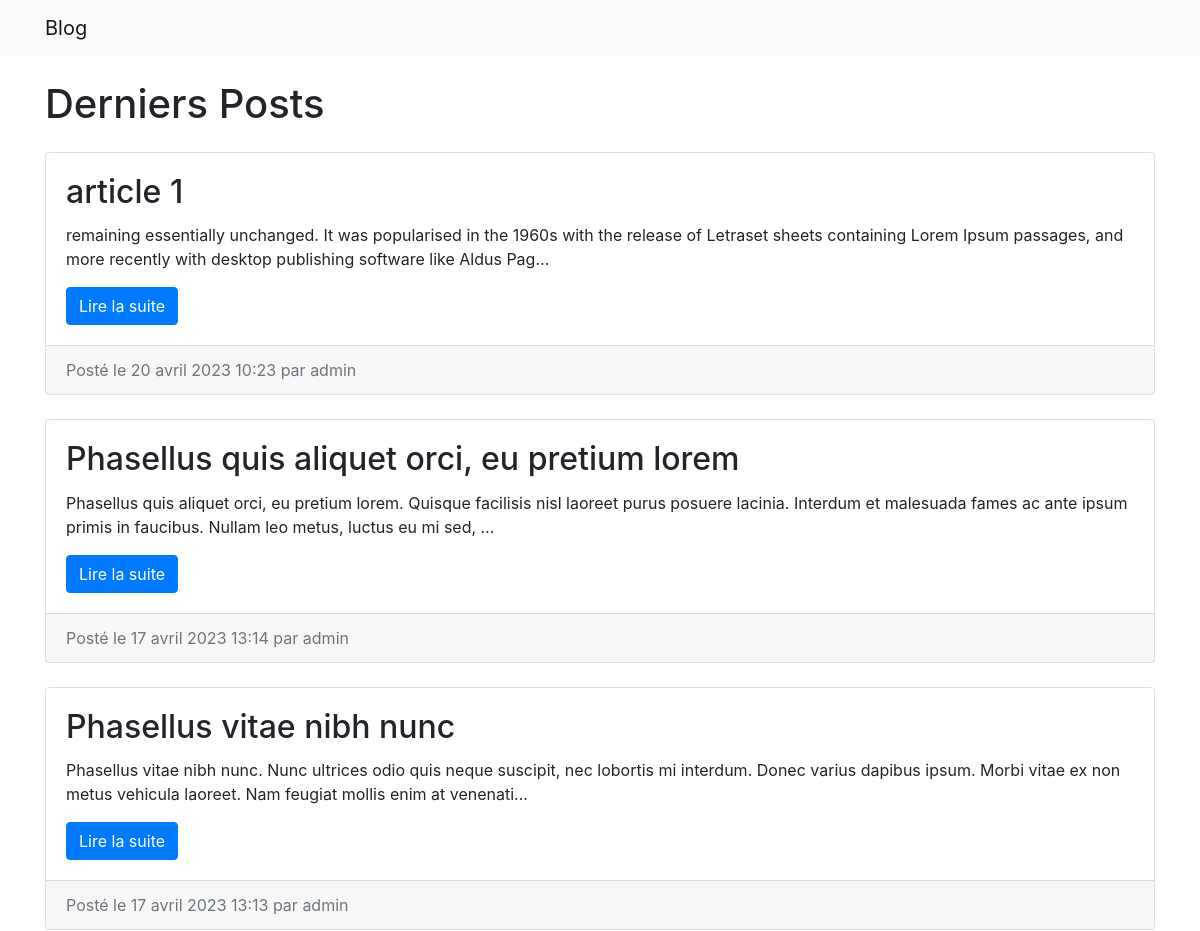
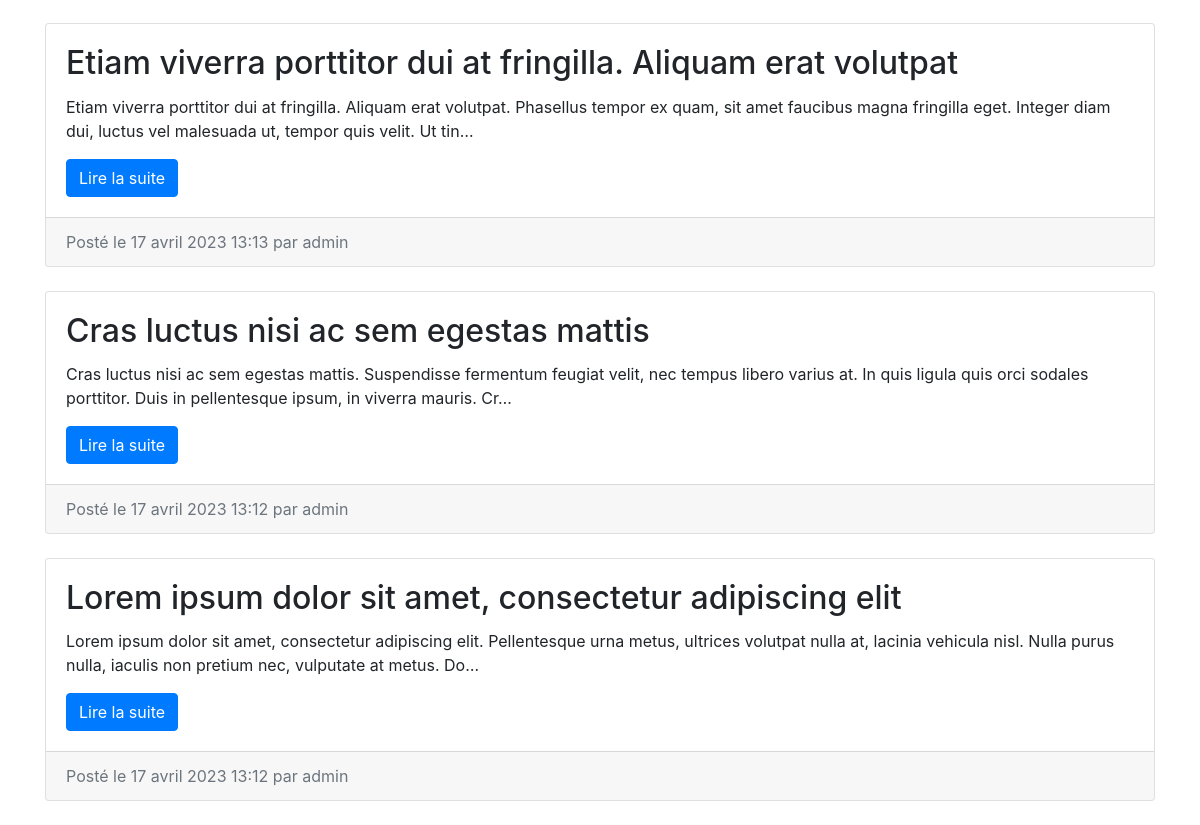
The page / on the database its author committed (2 pictures, top to bottom).
### blog/models.py (models this page shows, shortened)
class Post(models.Model):
    title = models.CharField(max_length=100)
    content = models.TextField()
    date_posted = models.DateTimeField(auto_now_add=True)
    author = models.ForeignKey(User, on_delete=models.CASCADE)

### blog/views.py (the view)
# urls.py: path('', views.PostListView.as_view(), name='post-list'),
class PostListView(ListView):
    model = Post
    template_name = 'blog/post_list.html'
    context_object_name = 'posts'
    ordering = ['-date_posted']

### blog/templates/blog/post_list.html (shortened to what this page needs)
{% extends 'blog/base.html' %}
{% block content %}
    <h1 class="mb-4">Derniers Posts</h1>
    {% for post in posts %}
        <div class="card mb-4">
            <div class="card-body">
                <h2 class="card-title">{{ post.title }}</h2>
                <p class="card-text">{{ post.content|truncatechars:200 }}</p>
                <a href="{% url 'post-detail' post.pk %}" class="btn btn-primary">Lire la suite</a>
            </div>
            <div class="card-footer text-muted">
                Posté le {{ post.date_posted }} par {{ post.author }}
            </div>
        </div>
    {% endfor %}
{% endblock %}

### blog/templates/blog/base.html (shortened to what this page needs)
{% load bootstrap4 %}
<!DOCTYPE html>
<html lang="en">
<head>
    {% bootstrap_css %}
</head>
<body>
    <nav class="navbar navbar-expand-lg navbar-light bg-light">
        <div class="container">
            <a class="navbar-brand" href="{% url 'post-list' %}">Blog</a>
        </div>
    </nav>
    <div class="container mt-4">
        {% block content %}{% endblock %}
    </div>
</body>
</html>

### rows shown on the page
Post: title "article 1", content "remaining essentially unchanged. It was popularised in the 1960s with the release of Letraset sheets containing Lorem Ipsum passages, and more recently with desktop publishing software like Aldus Pag…", date_posted "20 avril 2023 10:23", author "admin"
Post: title "Phasellus quis aliquet orci, eu pretium lorem", content "Phasellus quis aliquet orci, eu pretium lorem. Quisque facilisis nisl laoreet purus posuere lacinia. Interdum et malesuada fames ac ante ipsum primis in faucibus. Nullam leo metus, luctus eu mi sed, …", date_posted "17 avril 2023 13:14", author "admin"
Post: title "Phasellus vitae nibh nunc", content "Phasellus vitae nibh nunc. Nunc ultrices odio quis neque suscipit, nec lobortis mi interdum. Donec varius dapibus ipsum. Morbi vitae ex non metus vehicula laoreet. Nam feugiat mollis enim at venenati…", date_posted "17 avril 2023 13:13", author "admin"
Post: title "Etiam viverra porttitor dui at fringilla. Aliquam erat volutpat", content "Etiam viverra porttitor dui at fringilla. Aliquam erat volutpat. Phasellus tempor ex quam, sit amet faucibus magna fringilla eget. Integer diam dui, luctus vel malesuada ut, tempor quis velit. Ut tin…", date_posted "17 avril 2023 13:13", author "admin"
Post: title "Cras luctus nisi ac sem egestas mattis", content "Cras luctus nisi ac sem egestas mattis. Suspendisse fermentum feugiat velit, nec tempus libero varius at. In quis ligula quis orci sodales porttitor. Duis in pellentesque ipsum, in viverra mauris. Cr…", date_posted "17 avril 2023 13:12", author "admin"
Post: title "Lorem ipsum dolor sit amet, consectetur adipiscing elit", content "Lorem ipsum dolor sit amet, consectetur adipiscing elit. Pellentesque urna metus, ultrices volutpat nulla at, lacinia vehicula nisl. Nulla purus nulla, iaculis non pretium nec, vulputate at metus. Do…", date_posted "17 avril 2023 13:12", author "admin"
